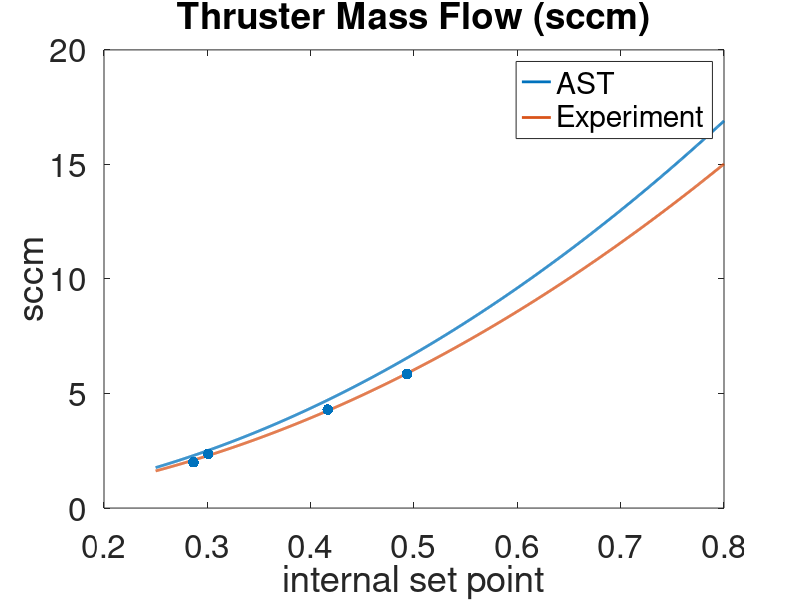
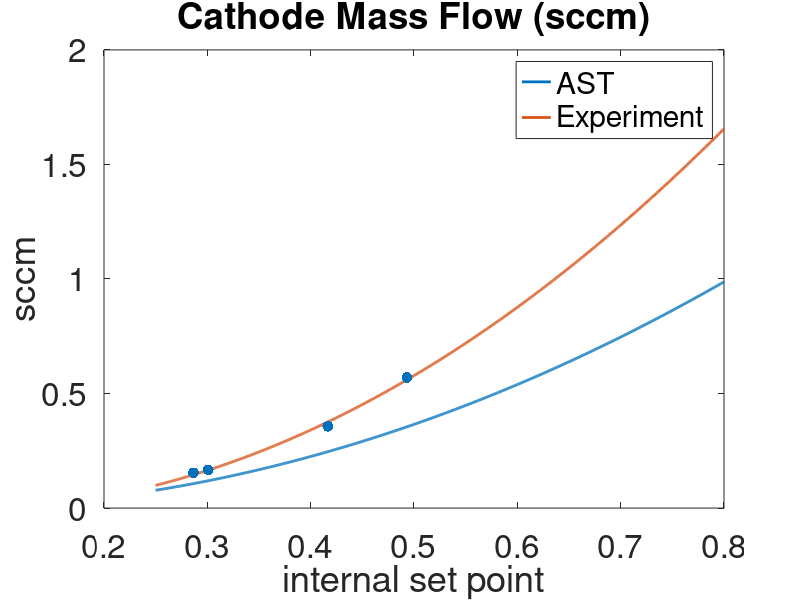
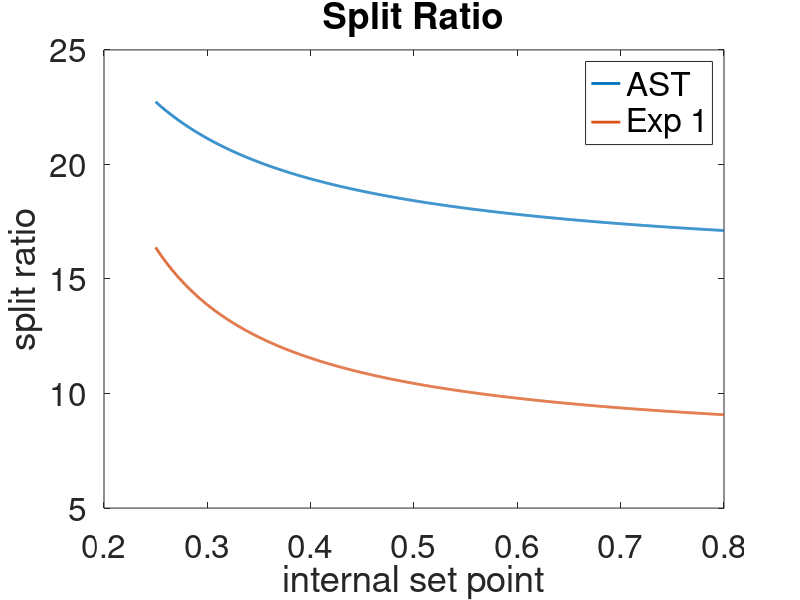

MATLAB code to generate these figures, in order:
ast_c = [1.679 -0.1089 0];
ast_t = [25.56 +0.6761 0];

% sccm_m_conversion_factors = [-0.6761 25.56*2];
sccm_m_conversion_factors = [1.0341 25.531*2];
sccm_m_conversion_factors_c = [0.1089 1.679*2];


p2s = linspace(0.25,0.8,1000);


set_points_sccm = [1.8,2,4,5.7];
set_points_p2 =  ((sccm_m_conversion_factors(1)) +...
sqrt((sccm_m_conversion_factors(1)) ^ (2)  + ((2 .* sccm_m_conversion_factors(2)) .* (set_points_sccm))))...
./ (sccm_m_conversion_factors(2));

sccm_m_conversion_factors = [-0.6761 25.56*2];

sccm_t = [2,2.36,4.3,5.85];
sccm_c = [0.1541,0.167,0.357,0.57];

% set_points_p2 = [0.3,0.39,0.484];
% mb_t = [49.6,72,89.2];
% mb_c = [24,39,48.5,56.1,71];
% sccm_c = [0.1,0.2,0.3,0.4,0.6];
% sccm_t = [2,4,6];
% 
% 
% sccm_t = interp1(mb_t,sccm_t,[53.8,71.4,89]);
% sccm_c = interp1(mb_c,sccm_c,[33.1,47.7,63]);
% 
real_c = polyfit([set_points_p2,0,0,0],[sccm_c,0,0,0],2);
real_t = polyfit([set_points_p2,0,0,0],[sccm_t,0,0,0],2);



figure
hold on
ylabel('sccm')
xlabel('internal set point')
title('Thruster Mass Flow (sccm)','FontSize', 30)
plot(p2s, polyval(ast_t, p2s), 'LineWidth', 2)
plot(p2s, polyval(real_t, p2s), 'LineWidth', 2)
scatter(set_points_p2, sccm_t, 60, 'filled')
legend('AST', 'Experiment', 'FontSize', 24, 'Location', 'best')
set(gca, 'FontSize', 24)
box on

figure
hold on
ylabel('sccm')
xlabel('internal set point')
title('Cathode Mass Flow (sccm)','FontSize', 30)
plot(p2s, polyval(ast_c, p2s), 'LineWidth', 2)
plot(p2s, polyval(real_c, p2s), 'LineWidth', 2)
scatter(set_points_p2, sccm_c, 60, 'filled')

legend('AST', 'Experiment', 'FontSize', 24, 'Location', 'best')
set(gca, 'FontSize', 24)
box on

figure
hold on
title('Split Ratio','FontSize', 30)
ylabel('split ratio')
xlabel('internal set point')
plot(p2s, polyval(ast_t, p2s) ./ polyval(ast_c, p2s), 'LineWidth', 2)
plot(p2s, polyval(real_t, p2s) ./ polyval(real_c, p2s), 'LineWidth', 2)
legend('AST', 'Experiment', 'FontSize', 24, 'Location', 'best')
set(gca, 'FontSize', 24)
box on

% set_points_p2 = [0.3,0.39,0.484];
% mb_t = [49.6,72,89.2];
% mb_c = [24,39,48.5,56.1,71];
% sccm_c = [0.1,0.2,0.3,0.4,0.6];
% sccm_t = [2,4,6];
% 
% 
% sccm_t = interp1(mb_t,sccm_t,[53.8,71.4,89]);
% sccm_c = interp1(mb_c,sccm_c,[33.1,47.7,63]);
% 
% real_c = polyfit([set_points_p2,0,0,0],[sccm_c,0,0,0],2);
% real_t = polyfit([set_points_p2,0,0,0],[sccm_t,0,0,0],2);
% 
% 
% figure(1)
% hold on
% plot(p2s, polyval(real_t, p2s), 'LineWidth', 2)
% scatter(set_points_p2, sccm_t, 60, 'filled')
% legend('AST', 'Exp 1','data 1','Exp - High cathode back pressure','data - High cathode back pressure', 'FontSize', 24, 'Location', 'best')
% 
% figure(2)
% hold on
% plot(p2s, polyval(real_c, p2s), 'LineWidth', 2)
% scatter(set_points_p2, sccm_c, 60, 'filled')
% scatter(0.387,0.288,240,'x',LineWidth=3);
% 
% legend('AST', 'Exp 1','data 1','Exp - High cathode back pressure','data - High cathode back pressure','Acceptance test data', 'FontSize', 24, 'Location', 'best')
% 
% figure(3)
% hold on
% plot(p2s, polyval(real_t, p2s) ./ polyval(real_c, p2s), 'LineWidth', 2)
legend('AST', 'Exp 1','Exp - High cathode back pressure', 'FontSize', 24, 'Location', 'best')

% your data
% x = x(:);
% y = y(:);
% x = double(xx(:));
% y = double(yy(:));
% 
% idx = isfinite(x) & isfinite(y);
% x = x(idx);
% y = y(idx);
% 
% % optional but recommended: shift x so it starts near zero
% x0 = min(x);
% xs = x - x0;
% 
% ft = fittype('a + b*exp(-k*x)', ...
%     'independent', 'x', ...
%     'coefficients', {'a','b','k'});
% 
% a0 = max(y);
% b0 = max(y) - min(y);
% k0 = 1 / max(range(xs), eps);
% 
% [f,gof] = fit(xs, y, ft, ...
%     'StartPoint', [a0 b0 k0], ...
%     'Lower',      [-Inf 0 0], ...
%     'Upper',      [ Inf Inf Inf]);
% 
% figure
% plot(f, xs, y)
% xlabel('x - min(x)')
% ylabel('y')
% legend('Data','Fit')
